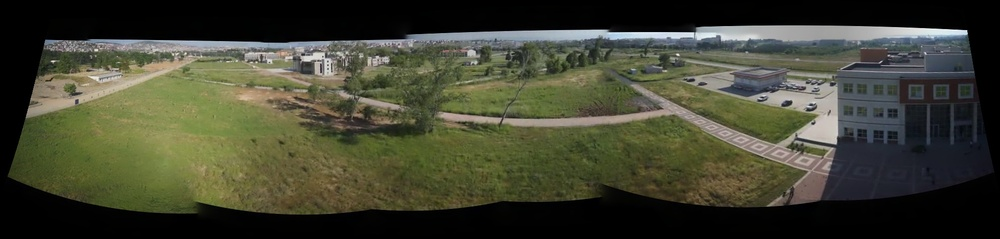
//> input picture Hog_implementation/pano1.jpg, 1000 x 239 px, shrunk from 1993 x 477 before the run
$ ./hog   (built with g++ and OpenCV 4)
//> lines starting //> are read from the running program, lines starting //| are printed output that depends on the picture

#include <iostream>
#include <cmath>

#include <opencv\cv.hpp>
#include <opencv2\imgproc\imgproc.hpp>
#include <opencv2\highgui\highgui.hpp>

using namespace cv;
using namespace std;

#define MINIMUM_GRAD_MAGNITUDE_FOR_ORIENTATION 0.05
#define PI 3.14159265

void getHOGFeatures1(Mat InputImage, Mat & Histogram);
bool findHistogramDif(cv::Mat hist1, cv::Mat hist2);
void getDiff(void);

int main()
{
	cv::Mat histogram1,
			histogram2;

	histogram1.create(1, 180, DataType<int>::type);
	histogram2.create(1, 180, DataType<int>::type);

	for (int i=0; i<180; ++i)
		histogram1.at<int>(0,i) = i,
		histogram2.at<int>(0,i) = i*10;

	getDiff();

	// std::cout << res << std::endl;

	return 0;
}

void getDiff(void)
{
	const cv::Mat image1 = cv::imread("pano1.jpg");
//> image1 is the input picture: 239 rows x 1000 cols, CV_8UC3; mean B, G, R 50.3, 67.3, 65.8
	const cv::Mat image2 = cv::imread("pano1_mod.jpg");
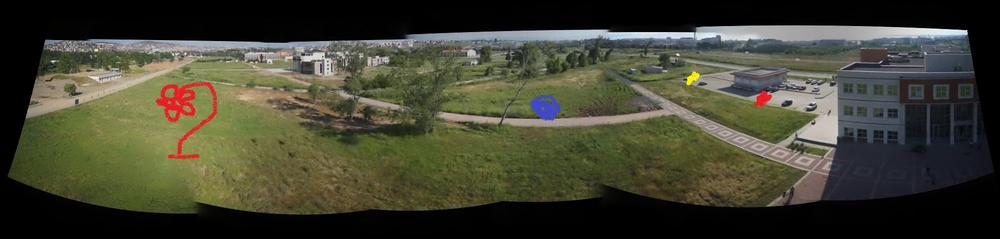
//> input picture Hog_implementation/pano1_mod.jpg, 1000 x 239 px, shrunk from 1993 x 477 before the run
//> image2 is the input picture: 239 rows x 1000 cols, CV_8UC3; mean B, G, R 50.2, 66.6, 66.4
	cv::Mat hist;
	cv::Mat difMat = image1.clone();
	// difMat.create(image1.rows, image1.cols, DataType<int>::type);

	const int blockSize = 90;
	int difRes =false;

	for (int i=0; i<image1.cols-blockSize; i+=(blockSize/3)) { // traverse columns
		for (int j=0; j<image1.rows-blockSize; j+=(blockSize/3)) { // traverse rows

			cv::Rect rectangle1(i, j, blockSize, blockSize);
			cv::Rect rectangle2(i, j, blockSize, blockSize);
			cv::Mat block1 = image1(rectangle1);
			cv::Mat block2 = image2(rectangle2);

			cv::Mat histogram1,
					histogram2;

			// cv::imshow("block1", block1);
			// cv::imshow("block2", block2);
			// cv::waitKey(0);

			histogram1.create(1, 180, DataType<int>::type);
			histogram2.create(1, 180, DataType<int>::type);

			getHOGFeatures1(block1, histogram1);
			getHOGFeatures1(block2, histogram2);

			// cv::normalize(histogram1, histogram1);
			// cv::normalize(histogram2, histogram2);

			difRes = findHistogramDif(histogram1, histogram2);

			if (difRes == true) {
				// @ref http://stackoverflow.com/questions/10991523/opencv-draw-an-image-over-another-image
				cv::Rect roi(i, j, blockSize, blockSize);
				block2.copyTo(difMat(roi));
			} else {
				for (int ii=i; ii<i+blockSize; ++ii)
					for (int jj=j; jj<j+blockSize; ++jj)
						difMat.at<int>(jj,ii) = 0;
			} // end of if else block

			// cv::imshow("image block", block1), cv::waitKey(0);
		}
	}
//> this loop made 31 passes
//> difRes on passes 1 to 12: 0, 0, 0, 0, 0, 1, 1, 0, 0, 0, 0, 0
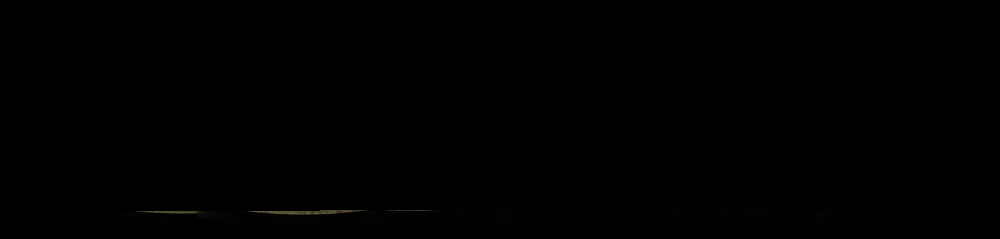
//> difMat: 239 rows x 1000 cols, CV_8UC3; mean B, G, R 0.2, 0.2, 0.2
//> after the loop, difRes = 0

	cv::imwrite("dif.jpg", difMat);
	return;
}

bool findHistogramDif(cv::Mat hist1, cv::Mat hist2)
{
	if (hist1.rows != 1 || hist1.cols != 180 || hist2.rows != 1 || hist2.cols != 180) {
		std::cerr << "Histogram matris's size is not proper\n";
		return false;
	}

	int diff =0;
	int diffHistogram =0;

	for (int i=0; i<hist1.cols; ++i) {
		diff = (int) std::abs(hist1.at<int>(0,i) - hist2.at<int>(0,i));

		if (diff>5)
			++diffHistogram;
	}

	if (diffHistogram>50)
		return true;

	return false;
}

void getHOGFeatures1(Mat InputImage, Mat& Histogram) {
	Mat gradH, gradV, imageO, imageM;
	cv::Mat image1= InputImage.clone();

	// cv::Mat kernel;
	// kernel = cv::Mat::ones(5,5,CV_32F)/(float)(5*5);
	// filter2D(InputImage, image1, -1, kernel);

	Sobel(image1, gradH, DataType<float>::type, 1, 0, 3, 1.0, 0.0, BORDER_DEFAULT);
	Sobel(image1, gradV, DataType<float>::type, 0, 1, 3, 1.0, 0.0, BORDER_DEFAULT);

	imageM.create(InputImage.rows, InputImage.cols, DataType<float>::type);
	imageO.create(InputImage.rows, InputImage.cols, DataType<float>::type);

	// calculate magnitude and orientation images...
	float maxM = 0;
	int r, c;
	for (r=0;r<image1.rows;r++) {
		for (c=0;c<image1.cols;c++) {
			imageO.at<float>(r,c) = (float)(atan2(gradV.at<float>(r,c),gradH.at<float>(r,c)));
			imageM.at<float>(r,c) = gradH.at<float>(r,c)*gradH.at<float>(r,c) + gradV.at<float>(r,c)*gradV.at<float>(r,c);
			if (imageM.at<float>(r,c)>maxM) maxM = imageM.at<float>(r,c);
		}
	}

	// normalize magnitude image to 1...
	for (r=0;r<image1.rows;r++) {
		for (c=0;c<image1.cols;c++) {
			imageM.at<float>(r,c) /= maxM;
		}
	}

	// form the histogram - will get rid of small magnitude orientations
	Histogram.create(1, 180, DataType<int>::type);
	for(c=0; c<Histogram.cols; c++) {
		Histogram.at<int>(0,c) = 0;
	}

	float stepSize = (float)(2.0*PI/(float)Histogram.cols);
	for (r=3;r<image1.rows-3;r++) {
		for (c=3;c<image1.cols-3;c++) {
			if (imageM.at<float>(r,c)>MINIMUM_GRAD_MAGNITUDE_FOR_ORIENTATION) {
				float theta = imageO.at<float>(r,c); // between -pi and pi...
				theta += (float)PI;
				int count = (int)(theta / stepSize);
				if (count>=0 && count<Histogram.cols) Histogram.at<int>(0,count) += 1;
			}
		}
	}

	FILE *fileHist = fopen("hist.txt","w");

	for(c=0; c<Histogram.cols; c++) {
		fprintf(fileHist, "%d ", Histogram.at<int>(0,c));
	}

	fprintf(fileHist, "\n");
	fclose(fileHist);

	// imshow("Orient Image", imageO);
	// imshow("Magnit Image", imageM);
	// cv::waitKey(0);

} // end-getHOGFeatures1
